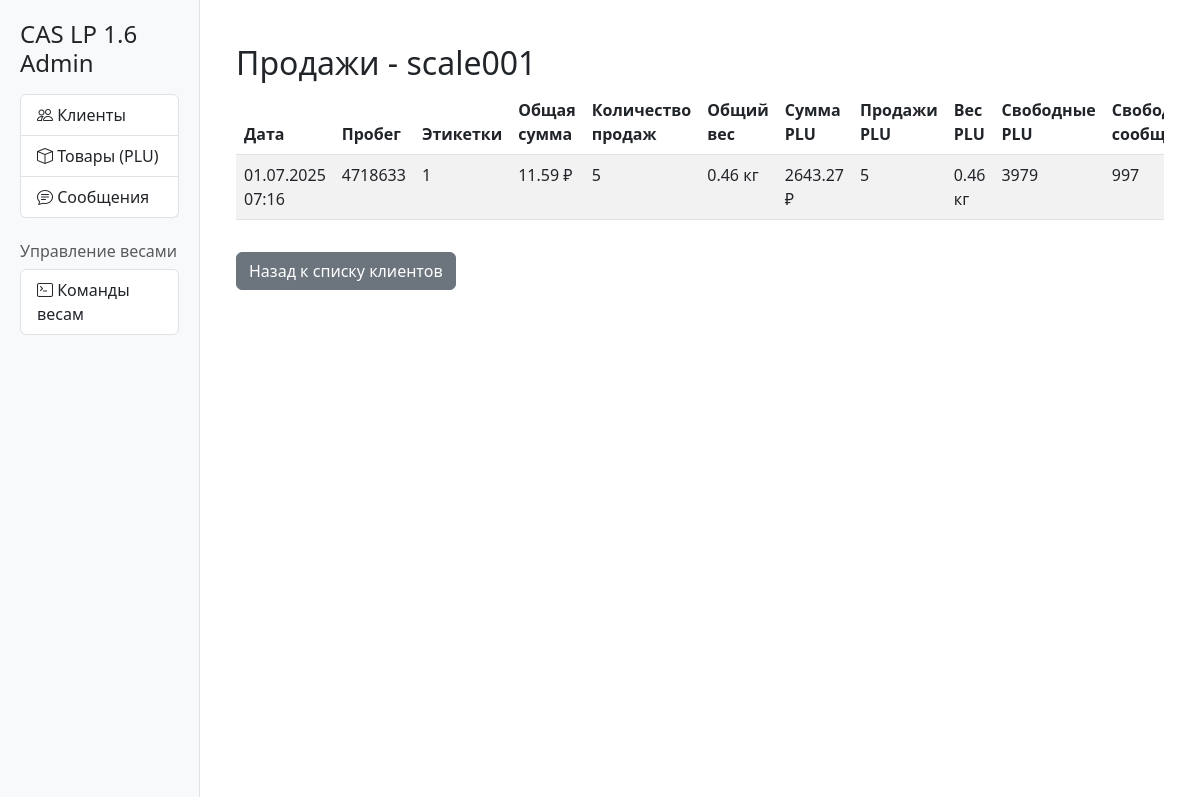
The app's page /sales/scale001 with its own data.
### server.py (models this page shows)
class TotalSales(db.Model):
    id = db.Column(db.Integer, primary_key=True)
    client_id = db.Column(db.String(64), db.ForeignKey('client.client_id'))
    mileage = db.Column(db.Integer, default=0)  # Пробег
    label_count = db.Column(db.Integer, default=0)  # Количество этикеток
    total_sum = db.Column(db.Integer, default=0)  # Общая сумма
    sales_count = db.Column(db.Integer, default=0)  # Количество продаж
    total_weight = db.Column(db.Integer, default=0)  # Общий вес
    plu_sum = db.Column(db.Integer, default=0)  # Сумма PLU
    plu_sales_count = db.Column(db.Integer, default=0)  # Количество продаж PLU
    plu_weight = db.Column(db.Integer, default=0)  # Вес PLU
    free_plu = db.Column(db.Integer, default=0)  # Свободные PLU
    free_msg = db.Column(db.Integer, default=0)  # Свободные сообщения
    created_at = db.Column(db.DateTime, default=datetime.utcnow)

### server.py (the view)
@app.route('/sales/<client_id>')
def sales_view(client_id):
    sales = TotalSales.query.filter_by(client_id=client_id).order_by(TotalSales.created_at.desc()).limit(10).all()
    return render_template('sales.html', client_id=client_id, sales=sales)

### templates/sales.html (shortened to what this page needs)
{% extends "base.html" %}
{% block content %}
<div class="container mt-4">
    <h2>Продажи - {{ client_id }}</h2>
    {% if sales %}
    <div class="table-responsive">
        <table class="table table-striped">
            <thead>
                <tr>
                    <th>Дата</th>
                    <th>Пробег</th>
                    <th>Этикетки</th>
                    <th>Общая сумма</th>
                    <th>Количество продаж</th>
                    <th>Общий вес</th>
                    <th>Сумма PLU</th>
                    <th>Продажи PLU</th>
                    <th>Вес PLU</th>
                    <th>Свободные PLU</th>
                    <th>Свободные сообщения</th>
                </tr>
            </thead>
            <tbody>
                {% for sale in sales %}
                <tr>
                    <td>{{ sale.created_at.strftime('%d.%m.%Y %H:%M') }}</td>
                    <td>{{ sale.mileage }}</td>
                    <td>{{ sale.label_count }}</td>
                    <td>{{ "%.2f"|format(sale.total_sum / 100) }} ₽</td>
                    <td>{{ sale.sales_count }}</td>
                    <td>{{ "%.2f"|format(sale.total_weight / 100) }} кг</td>
                    <td>{{ "%.2f"|format(sale.plu_sum / 100) }} ₽</td>
                    <td>{{ sale.plu_sales_count }}</td>
                    <td>{{ "%.2f"|format(sale.plu_weight / 100) }} кг</td>
                    <td>{{ sale.free_plu }}</td>
                    <td>{{ sale.free_msg }}</td>
                </tr>
                {% endfor %}
            </tbody>
        </table>
    </div>
    {% else %}
    <div class="alert alert-info">
        Данные о продажах не найдены.
    </div>
    {% endif %}
    <div class="mt-3">
        <a href="{{ url_for('index') }}" class="btn btn-secondary">Назад к списку клиентов</a>
    </div>
</div>
{% endblock %}

### records on screen
TotalSales: client "scale001", created_at "01.07.2025 07:16", mileage "4718633", label_count "1", sale.total_sum/100 "11.59", sales_count "5", sale.total_weight/100 "0.46", sale.plu_sum/100 "2643.27", plu_sales_count "5", sale.plu_weight/100 "0.46", free_plu "3979", free_msg "997"
